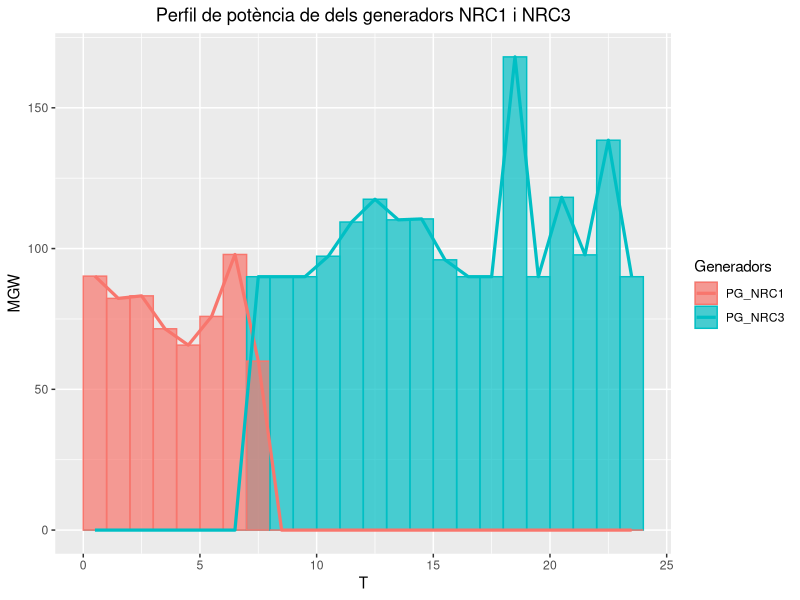
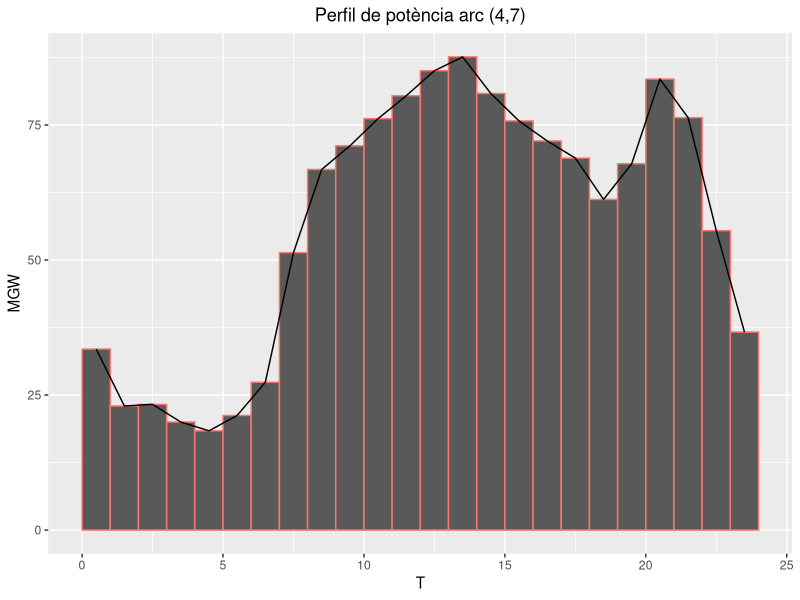
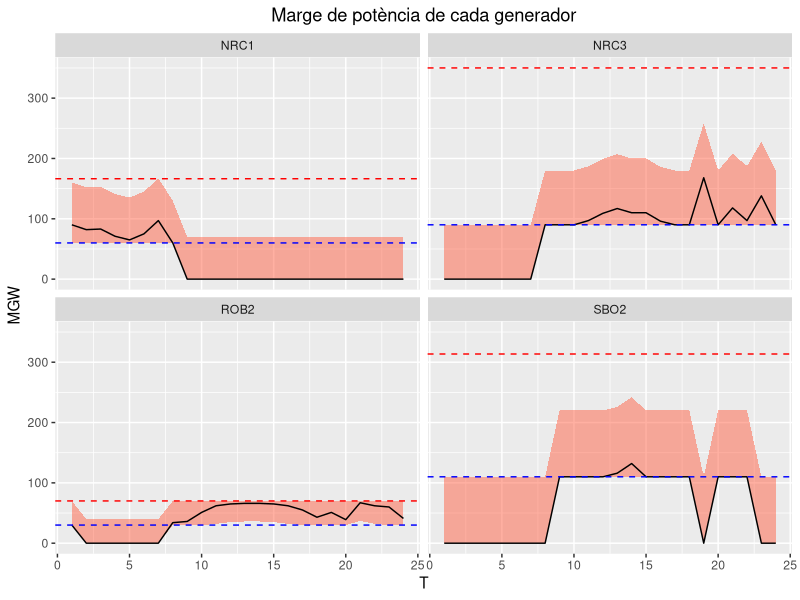

Generate these figures, in order, with R: (Note: this script raises an error after producing the figures.)
setwd(dirname(rstudioapi::getActiveDocumentContext()$path))
library(ggplot2)
library(tidyr)
library(dplyr)

 #### Apartat 1 Flux elèctric òptim #### 

## a) Funció objectiu i variables de la solució òptima 

# CostTotal = 955484
P <- read.table("P.txt", header = TRUE)
pg <- read.table("Apartat1_5_PG.txt", header = TRUE)
th <- read.table("Apartat1_5_TH.txt", header = TRUE)
u <- read.table("Apartat1_5_u.txt", header = TRUE)

colnames(P)
nodeinici <- as.factor(c(1,1,2,2,2,3,4,4,4,5,6,6,6,7,7,9,9,10,12,13))
P1<- rbind(nodeinici, P)
th

## b) unitats necesaries per satisfer la demanda dels nodes a cada periode de temps 

df2 <- read.table("Apartat1_2.txt", header=T)

## c) gràfic del perfil de potència i energia de dues unitats generadores al llarg del temps
T <- 1:24
df3 <- read.table("Apartat1_3.txt", header = TRUE)
df3$T <- T
df32 <- pivot_longer(df3, cols = c(PG_NRC3, PG_NRC1), names_to = "Generadors", values_to = "Potencia")

df32$Tprev <- df32$T -1

ggplot(data = df32) + 
  geom_rect(aes(xmin = Tprev, xmax = T, ymin = 0, ymax = Potencia, fill = Generadors, color = Generadors), 
            alpha = 0.7) +
  geom_line(aes(x = (T-0.5), y = Potencia, color = factor(Generadors)), linewidth = 1.1) +
  labs(title = "Perfil de potència de dels generadors NRC1 i NRC3", x = "T", y = "MGW") +
  theme(plot.title = element_text(hjust = 0.5))

## d) quin és l'arc més sobrecarregat? gràfic del seu perfil de potència al llarg del temps 

# com a definicio de sobrecarrega hem sumat les carregues absolutes que passen per cada arc i diem que el mes carregat es el que te la suma més alta. 

pot <- matrix(c(1,2,289.897,
                1,5,839.888,
                2,3,389.582,
                2,4,1133.52,
                2,5,1035.12,
                3,4,733.77,
                4,5,472.025,
                4,7,1363.83,
                4,9,758.595,
                5,6,1312.88,
                6,11, 1086.39,
                6,12,58.8122,
                6,13,167.676,
                7,8,121.1,
                7,9,1242.73,
                9,10, 1160.41,
                9,14,130.088,
                10,11,37.0086,
                12,13,34.0122,
                13,14,154.888)
              , ncol = 3, byrow = T)

pot[which.max(pot[,3]),] # arc L=(4,7) més sobrecarregat 

arc <- read.table("Apartat1_41.txt", header = TRUE)
arc$T <- T
arc$Tprev <- T-1

ggplot(data = arc) + 
  geom_rect(aes(xmin = Tprev, xmax = T, ymin = 0, ymax = potencia, color = "black")) +
  geom_line(aes(x = T-0.5, y = potencia))+
  labs(title = "Perfil de potència arc (4,7)", x = "T", y = "MGW") +
  theme(legend.position = "none", plot.title = element_text(hjust = 0.5))

## e) marge de potència disponible té el sistema a cada període per absorbir eventuals desajustos d oferta i o demanda
marges <- read.table("Apartat_42.txt", header = TRUE)
U <- marges$rup
D <- marges$rdown

# marges de generadors oberts
pg2 <- pg[,-which(sapply(pg, sum)==0)]
pg2$T <- T
marges$generador <- colnames(pg)
marges <- marges[-which(sapply(pg, sum)==0),]
rownames(marges) <- marges$generador

# fem un df en format allargat per poder fer el ggplot b
potencia_hores <- pivot_longer(data = pg2, cols = 1:4, names_to = "generador", values_to = "mgw")

# unim els marges amb les dades de potencia i ajustem els marges per cada temps i generador 
prova <- left_join(marges[,3:5], potencia_hores, by="generador")
prova[prova$rdown < 0, 2] <- 0
prova[,"rdown"] <- prova$mgw-prova$rdown
prova[,"rup"] <- prova$mgw+prova$rup
prova[prova[,"rdown"]<0,"rdown"] <- 0

prova2 <- prova

# ajustem els marges pq on siguin mes grans q pmin i mes petits q pmax 
for(i in 1:nrow(prova)){
  if(prova[i,"mgw"]>0 && prova[i, "rdown"]<marges[prova[i,"generador"],"pmin"]){
    prova2[i, "rdown"] <- marges[prova[i,"generador"],"pmin"]
  } 
  else if(prova[i, "rup"]>=marges[prova[i,"generador"],"pmax"]){
    prova2[i, "rup"] <- marges[prova[i,"generador"],"pmax"]
  }
}
prova2[prova2$generador=="ROB2"& prova2$rup > 40, "rup"] <- 70

# gràfic per cada generador obert
ggplot(data = prova2, aes(x = T, y = mgw)) + 
  geom_ribbon(aes(ymin = rdown, ymax = rup), fill = "tomato", alpha = 0.5) +
  geom_line() +
  facet_wrap(~generador, ncol = ) +
  labs(title = "Marge de potència de cada generador", x="T", y="MGW")+
  geom_hline(data = marges, aes(yintercept = pmax), color = "red", linetype = "dashed") +
  geom_hline(data = marges, aes(yintercept = pmin), color = "blue", linetype = "dashed") +
  theme(plot.title = element_text(hjust = 0.5))

  
# ara ho fem per a tots els generadors: capcitat del sistema
total <- prova %>% group_by(T) %>% summarise(potencia = sum(mgw))
total$up <- total$potencia + colSums(t(u)*U) # generadors oberts * rampa up
total$down <- total$potencia - colSums(t(u)*D) # generadors oberts * rampa down
total[total$down<pmin_total,"down"] <- pmin_total

pmax_total <- sum(marges$pmax) # suma dels maxims
pmin_total <- min(marges$pmin) # minim  
m <- c(pmax_total, pmin_total)

ggplot(data = total, aes(x = T, y = potencia)) + 
  geom_ribbon(aes(ymin = down, ymax = up), fill = "tomato", alpha = 0.5) +
  geom_line() +
    labs(title = "Marge de potència del sistema", x="T", y="MGW")+
  geom_hline(aes(yintercept = pmax_total), color = "red", linetype = "dashed") +
  geom_hline(aes(yintercept = pmin_total), color = "blue", linetype = "dashed") +
  theme(plot.title = element_text(hjust = 0.5))

## f) creus que pot tenir setnit incrementar la capacitat d'alguna unitat generadora? si es així, quina inversió econòmica estaries disposat a fer? 
